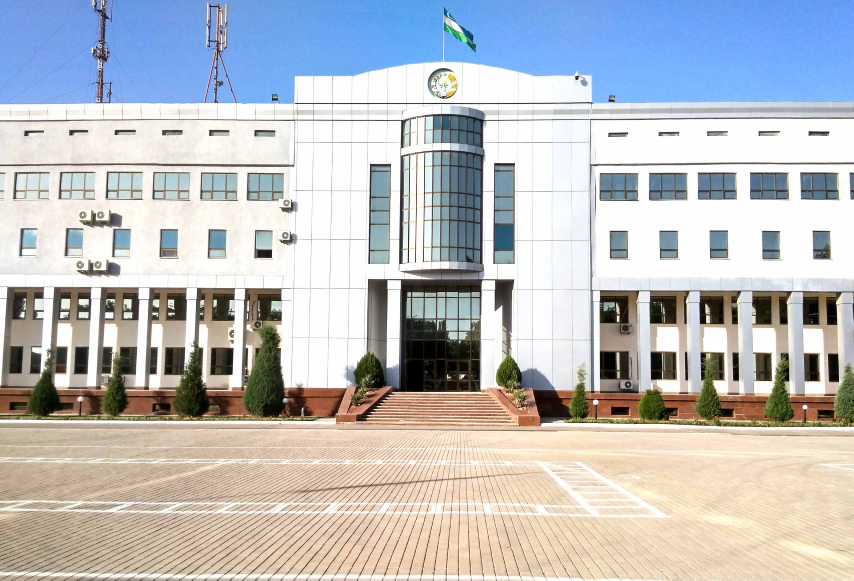
#> input picture assets/institut.jpg, 2560 x 1741 px (shown at 1/3 size)
$ python prepare_images.py
#> lines starting #> are read from the running program, lines starting #| are printed output that depends on the picture
"""Rasmlarni tayyorlash (12-bosqich): assets/ dagi asl rasmlardan static/img/ ga.

    python scripts/prepare_images.py

- institut.jpg  -> 16:9 ga kesiladi -> static/img/institut-1920.{webp,jpg}, institut-960.{webp,jpg} (sifat 75–80, har biri ≤ 300 KB)
- emblema.jpg   -> qora fon olib tashlanadi (shaffof) -> static/img/emblema-{512,192,64}.png, emblema.png (=512)
- favicon.ico (16/32/48) va apple-touch-icon.png (180 px, to'q ko'k fonda)

Natija deterministik: skript qayta ishga tushirilsa, fayllar bayt-bayt bir xil chiqadi (metama'lumot yozilmaydi).
"""

from __future__ import annotations

import sys
from pathlib import Path

from PIL import Image, ImageDraw, ImageFilter

ROOT = Path(__file__).resolve().parents[1]
ASSETS = ROOT / "assets"
OUT = ROOT / "static" / "img"
MAX_BYTES = 300 * 1024
BRAND_DARK = (20, 37, 72)  # tailwind brand-900 #142548 (to‘q ko‘k)


def save_limited(img: Image.Image, path: Path, fmt: str, qualities=(80, 78, 76, 75)) -> int:
    """Sifat 80 dan boshlab, fayl 300 KB ga sig'guncha pasaytiriladi."""
    for q in qualities:
        kwargs = {"quality": q}
        if fmt == "JPEG":
            kwargs.update(optimize=True, progressive=True, subsampling="4:2:0")
        else:
            kwargs.update(method=6)
        img.save(path, fmt, **kwargs)
        size = path.stat().st_size
        if size <= MAX_BYTES:
            return q
    sys.exit(f"{path.name}: 300 KB ga sig'madi ({size} bayt)")


def institut() -> list[str]:
    src = Image.open(ASSETS / "institut.jpg").convert("RGB")
#> src is the input picture: PIL image 2560x1741 RGB; mean R, G, B 188.1, 189.9, 192.1
    # banner va kirish foni uchun 16:9: binoni to'liq saqlab, pastdagi bo'sh maydon qisqartiriladi
    crop_h = round(src.width * 9 / 16)
#> crop_h = 1440
    top = round(src.height * 0.04)
#> top = 70
    src = src.crop((0, top, src.width, top + crop_h))
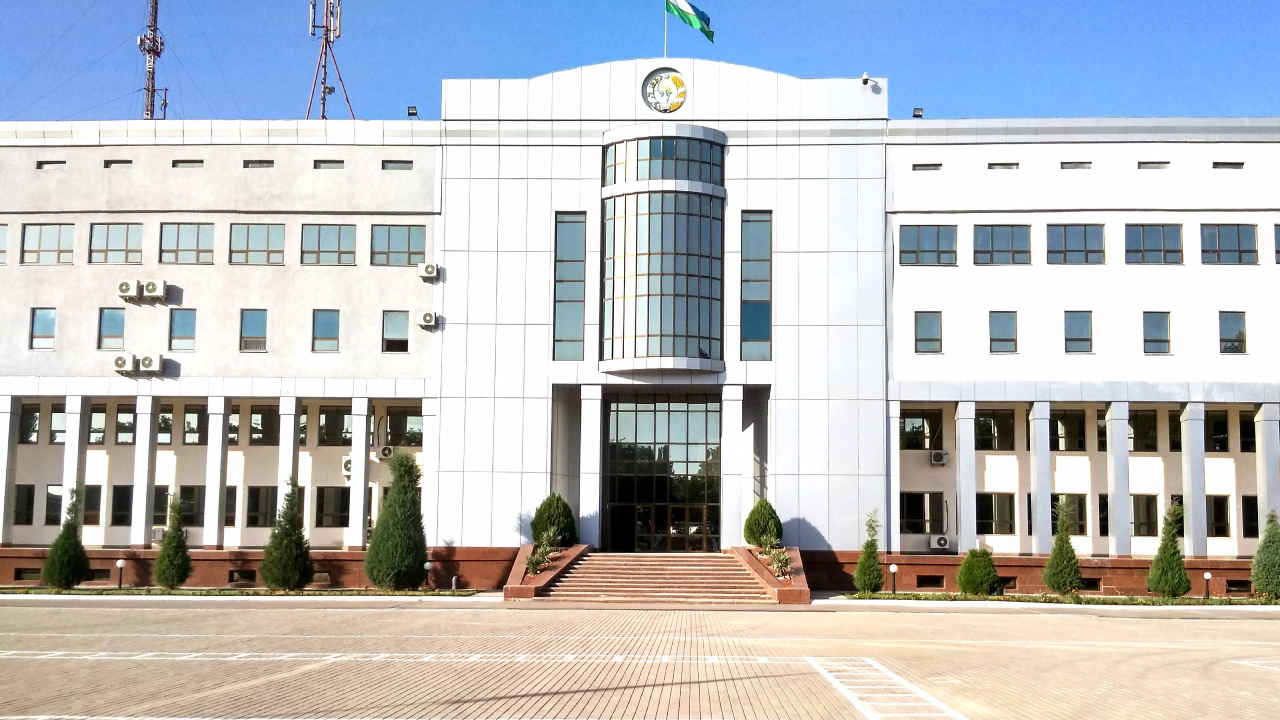
#> src: PIL image 2560x1440 RGB (shown at 1/2 size); mean R, G, B 186.5, 189.2, 192.1
    report = []
    for width in (1920, 960):
        height = round(src.height * width / src.width)
        img = src.resize((width, height), Image.LANCZOS)
        for ext, fmt in (("webp", "WEBP"), ("jpg", "JPEG")):
            path = OUT / f"institut-{width}.{ext}"
            q = save_limited(img, path, fmt)
            report.append(f"{path.name}: {width}×{height}, sifat {q}, {path.stat().st_size // 1024} KB")
#> this loop made 1 pass
#> pass 1, in institut, `img = src.resize((width, height), Image.LANCZOS)`:
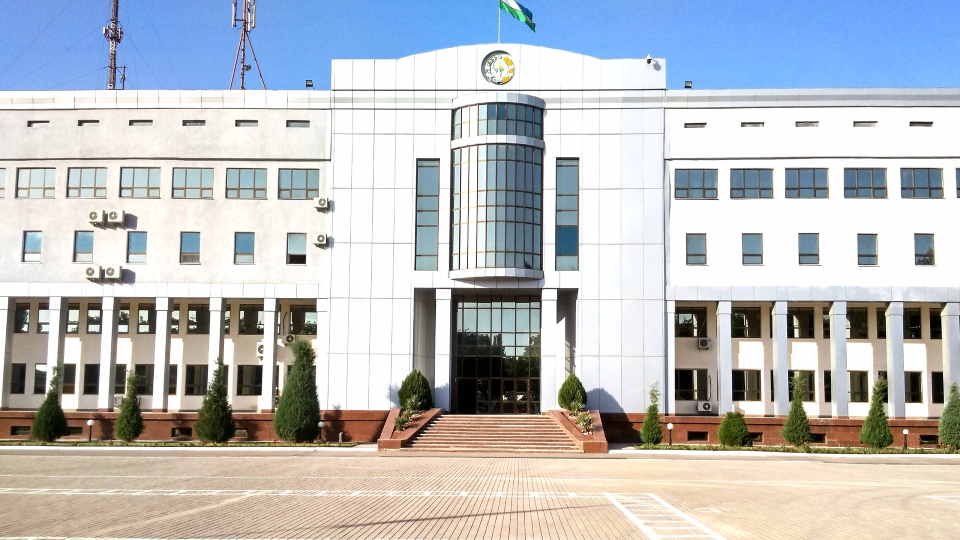
#> img: PIL image 1920x1080 RGB (shown at 1/2 size); mean R, G, B 186.5, 189.2, 192.1
#> after the loop, report = []
    return report


# [44 lines left out: functions emblem_rgba, emblems, not called in this run]


def main() -> None:
    OUT.mkdir(parents=True, exist_ok=True)
    for line in institut() + emblems():
        print(line)


if __name__ == "__main__":
#> (the run stopped early here; a loop or call above may not have finished)
